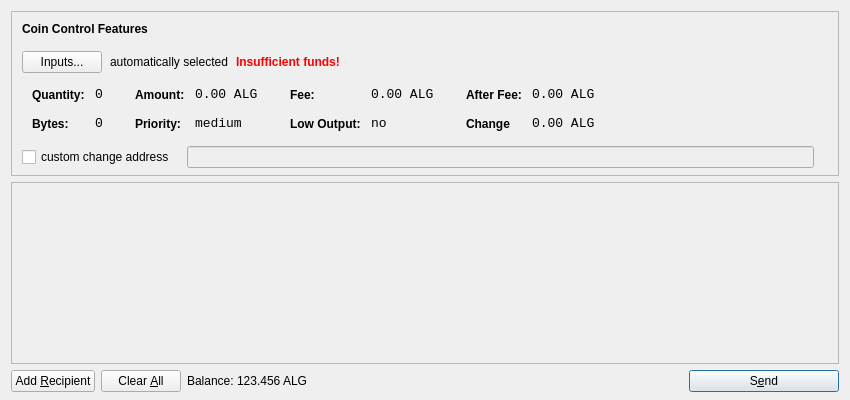
<?xml version="1.0" encoding="UTF-8"?>
<ui version="4.0">
 <class>SendCoinsDialog</class>
 <widget class="QDialog" name="SendCoinsDialog">
  <property name="geometry">
   <rect>
    <x>0</x>
    <y>0</y>
    <width>850</width>
    <height>400</height>
   </rect>
  </property>
  <property name="windowTitle">
   <string>Send Coins</string>
  </property>
  <layout class="QVBoxLayout" name="verticalLayout" stretch="0,1,0">
   <property name="bottomMargin">
    <number>8</number>
   </property>
   <item>
    <widget class="QFrame" name="frameCoinControl">
     <property name="sizePolicy">
      <sizepolicy hsizetype="Expanding" vsizetype="Expanding">
       <horstretch>0</horstretch>
       <verstretch>0</verstretch>
      </sizepolicy>
     </property>
     <property name="maximumSize">
      <size>
       <width>16777215</width>
       <height>16777215</height>
      </size>
     </property>
     <property name="frameShape">
      <enum>QFrame::StyledPanel</enum>
     </property>
     <property name="frameShadow">
      <enum>QFrame::Sunken</enum>
     </property>
     <layout class="QVBoxLayout" name="verticalLayoutCoinControl2">
      <property name="spacing">
       <number>-1</number>
      </property>
      <property name="leftMargin">
       <number>0</number>
      </property>
      <property name="topMargin">
       <number>0</number>
      </property>
      <property name="rightMargin">
       <number>0</number>
      </property>
      <property name="bottomMargin">
       <number>6</number>
      </property>
      <item>
       <layout class="QVBoxLayout" name="verticalLayoutCoinControl" stretch="0,0,0,0,1">
        <property name="spacing">
         <number>0</number>
        </property>
        <property name="leftMargin">
         <number>10</number>
        </property>
        <property name="topMargin">
         <number>10</number>
        </property>
        <item>
         <layout class="QHBoxLayout" name="horizontalLayoutCoinControl1">
          <property name="bottomMargin">
           <number>15</number>
          </property>
          <item>
           <widget class="QLabel" name="labelCoinControlFeatures">
            <property name="sizePolicy">
             <sizepolicy hsizetype="Preferred" vsizetype="Maximum">
              <horstretch>0</horstretch>
              <verstretch>0</verstretch>
             </sizepolicy>
            </property>
            <property name="font">
             <font>
              <weight>75</weight>
              <bold>true</bold>
             </font>
            </property>
            <property name="styleSheet">
             <string notr="true">font-weight:bold;</string>
            </property>
            <property name="text">
             <string>Coin Control Features</string>
            </property>
           </widget>
          </item>
         </layout>
        </item>
        <item>
         <layout class="QHBoxLayout" name="horizontalLayoutCoinControl2" stretch="0,0,0,0">
          <property name="spacing">
           <number>8</number>
          </property>
          <property name="bottomMargin">
           <number>10</number>
          </property>
          <item>
           <widget class="QPushButton" name="pushButtonCoinControl">
            <property name="styleSheet">
             <string notr="true"/>
            </property>
            <property name="text">
             <string>Inputs...</string>
            </property>
           </widget>
          </item>
          <item>
           <widget class="QLabel" name="labelCoinControlAutomaticallySelected">
            <property name="text">
             <string>automatically selected</string>
            </property>
            <property name="margin">
             <number>5</number>
            </property>
           </widget>
          </item>
          <item>
           <widget class="QLabel" name="labelCoinControlInsuffFunds">
            <property name="font">
             <font>
              <weight>75</weight>
              <bold>true</bold>
             </font>
            </property>
            <property name="styleSheet">
             <string notr="true">color:red;font-weight:bold;</string>
            </property>
            <property name="text">
             <string>Insufficient funds!</string>
            </property>
            <property name="margin">
             <number>5</number>
            </property>
           </widget>
          </item>
          <item>
           <spacer name="horizontalSpacerCoinControl">
            <property name="orientation">
             <enum>Qt::Horizontal</enum>
            </property>
            <property name="sizeHint" stdset="0">
             <size>
              <width>40</width>
              <height>1</height>
             </size>
            </property>
           </spacer>
          </item>
         </layout>
        </item>
        <item>
         <widget class="QWidget" name="widgetCoinControl" native="true">
          <property name="sizePolicy">
           <sizepolicy hsizetype="Preferred" vsizetype="Preferred">
            <horstretch>0</horstretch>
            <verstretch>0</verstretch>
           </sizepolicy>
          </property>
          <property name="minimumSize">
           <size>
            <width>0</width>
            <height>0</height>
           </size>
          </property>
          <property name="styleSheet">
           <string notr="true"/>
          </property>
          <layout class="QHBoxLayout" name="horizontalLayoutCoinControl5">
           <property name="margin">
            <number>0</number>
           </property>
           <item>
            <layout class="QHBoxLayout" name="horizontalLayoutCoinControl3" stretch="0,0,0,1">
             <property name="spacing">
              <number>20</number>
             </property>
             <property name="topMargin">
              <number>0</number>
             </property>
             <property name="bottomMargin">
              <number>10</number>
             </property>
             <item>
              <layout class="QFormLayout" name="formLayoutCoinControl1">
               <property name="horizontalSpacing">
                <number>10</number>
               </property>
               <property name="verticalSpacing">
                <number>14</number>
               </property>
               <property name="leftMargin">
                <number>10</number>
               </property>
               <property name="topMargin">
                <number>4</number>
               </property>
               <property name="rightMargin">
                <number>6</number>
               </property>
               <item row="0" column="0">
                <widget class="QLabel" name="labelCoinControlQuantityText">
                 <property name="styleSheet">
                  <string notr="true">font-weight:bold;</string>
                 </property>
                 <property name="text">
                  <string>Quantity:</string>
                 </property>
                 <property name="margin">
                  <number>0</number>
                 </property>
                </widget>
               </item>
               <item row="0" column="1">
                <widget class="QLabel" name="labelCoinControlQuantity">
                 <property name="font">
                  <font>
                   <family>Monospace</family>
                   <pointsize>10</pointsize>
                  </font>
                 </property>
                 <property name="cursor">
                  <cursorShape>IBeamCursor</cursorShape>
                 </property>
                 <property name="contextMenuPolicy">
                  <enum>Qt::ActionsContextMenu</enum>
                 </property>
                 <property name="text">
                  <string>0</string>
                 </property>
                 <property name="margin">
                  <number>0</number>
                 </property>
                 <property name="textInteractionFlags">
                  <set>Qt::LinksAccessibleByMouse|Qt::TextSelectableByKeyboard|Qt::TextSelectableByMouse</set>
                 </property>
                </widget>
               </item>
               <item row="1" column="0">
                <widget class="QLabel" name="labelCoinControlBytesText">
                 <property name="styleSheet">
                  <string notr="true">font-weight:bold;</string>
                 </property>
                 <property name="text">
                  <string>Bytes:</string>
                 </property>
                </widget>
               </item>
               <item row="1" column="1">
                <widget class="QLabel" name="labelCoinControlBytes">
                 <property name="font">
                  <font>
                   <family>Monospace</family>
                   <pointsize>10</pointsize>
                  </font>
                 </property>
                 <property name="cursor">
                  <cursorShape>IBeamCursor</cursorShape>
                 </property>
                 <property name="contextMenuPolicy">
                  <enum>Qt::ActionsContextMenu</enum>
                 </property>
                 <property name="text">
                  <string>0</string>
                 </property>
                 <property name="textInteractionFlags">
                  <set>Qt::LinksAccessibleByMouse|Qt::TextSelectableByKeyboard|Qt::TextSelectableByMouse</set>
                 </property>
                </widget>
               </item>
              </layout>
             </item>
             <item>
              <layout class="QFormLayout" name="formLayoutCoinControl2">
               <property name="horizontalSpacing">
                <number>10</number>
               </property>
               <property name="verticalSpacing">
                <number>14</number>
               </property>
               <property name="leftMargin">
                <number>6</number>
               </property>
               <property name="topMargin">
                <number>4</number>
               </property>
               <property name="rightMargin">
                <number>6</number>
               </property>
               <item row="0" column="0">
                <widget class="QLabel" name="labelCoinControlAmountText">
                 <property name="styleSheet">
                  <string notr="true">font-weight:bold;</string>
                 </property>
                 <property name="text">
                  <string>Amount:</string>
                 </property>
                 <property name="margin">
                  <number>0</number>
                 </property>
                </widget>
               </item>
               <item row="0" column="1">
                <widget class="QLabel" name="labelCoinControlAmount">
                 <property name="font">
                  <font>
                   <family>Monospace</family>
                   <pointsize>10</pointsize>
                  </font>
                 </property>
                 <property name="cursor">
                  <cursorShape>IBeamCursor</cursorShape>
                 </property>
                 <property name="contextMenuPolicy">
                  <enum>Qt::ActionsContextMenu</enum>
                 </property>
                 <property name="text">
                  <string>0.00 ALG</string>
                 </property>
                 <property name="textInteractionFlags">
                  <set>Qt::LinksAccessibleByMouse|Qt::TextSelectableByKeyboard|Qt::TextSelectableByMouse</set>
                 </property>
                </widget>
               </item>
               <item row="1" column="0">
                <widget class="QLabel" name="labelCoinControlPriorityText">
                 <property name="styleSheet">
                  <string notr="true">font-weight:bold;</string>
                 </property>
                 <property name="text">
                  <string>Priority:</string>
                 </property>
                </widget>
               </item>
               <item row="1" column="1">
                <widget class="QLabel" name="labelCoinControlPriority">
                 <property name="font">
                  <font>
                   <family>Monospace</family>
                   <pointsize>10</pointsize>
                  </font>
                 </property>
                 <property name="cursor">
                  <cursorShape>IBeamCursor</cursorShape>
                 </property>
                 <property name="contextMenuPolicy">
                  <enum>Qt::ActionsContextMenu</enum>
                 </property>
                 <property name="text">
                  <string>medium</string>
                 </property>
                 <property name="textInteractionFlags">
                  <set>Qt::LinksAccessibleByMouse|Qt::TextSelectableByKeyboard|Qt::TextSelectableByMouse</set>
                 </property>
                </widget>
               </item>
              </layout>
             </item>
             <item>
              <layout class="QFormLayout" name="formLayoutCoinControl3">
               <property name="horizontalSpacing">
                <number>10</number>
               </property>
               <property name="verticalSpacing">
                <number>14</number>
               </property>
               <property name="leftMargin">
                <number>6</number>
               </property>
               <property name="topMargin">
                <number>4</number>
               </property>
               <property name="rightMargin">
                <number>6</number>
               </property>
               <item row="0" column="0">
                <widget class="QLabel" name="labelCoinControlFeeText">
                 <property name="styleSheet">
                  <string notr="true">font-weight:bold;</string>
                 </property>
                 <property name="text">
                  <string>Fee:</string>
                 </property>
                 <property name="margin">
                  <number>0</number>
                 </property>
                </widget>
               </item>
               <item row="0" column="1">
                <widget class="QLabel" name="labelCoinControlFee">
                 <property name="font">
                  <font>
                   <family>Monospace</family>
                   <pointsize>10</pointsize>
                  </font>
                 </property>
                 <property name="cursor">
                  <cursorShape>IBeamCursor</cursorShape>
                 </property>
                 <property name="contextMenuPolicy">
                  <enum>Qt::ActionsContextMenu</enum>
                 </property>
                 <property name="text">
                  <string>0.00 ALG</string>
                 </property>
                 <property name="textInteractionFlags">
                  <set>Qt::LinksAccessibleByMouse|Qt::TextSelectableByKeyboard|Qt::TextSelectableByMouse</set>
                 </property>
                </widget>
               </item>
               <item row="1" column="0">
                <widget class="QLabel" name="labelCoinControlLowOutputText">
                 <property name="styleSheet">
                  <string notr="true">font-weight:bold;</string>
                 </property>
                 <property name="text">
                  <string>Low Output:</string>
                 </property>
                </widget>
               </item>
               <item row="1" column="1">
                <widget class="QLabel" name="labelCoinControlLowOutput">
                 <property name="font">
                  <font>
                   <family>Monospace</family>
                   <pointsize>10</pointsize>
                  </font>
                 </property>
                 <property name="cursor">
                  <cursorShape>IBeamCursor</cursorShape>
                 </property>
                 <property name="contextMenuPolicy">
                  <enum>Qt::ActionsContextMenu</enum>
                 </property>
                 <property name="text">
                  <string>no</string>
                 </property>
                 <property name="textInteractionFlags">
                  <set>Qt::LinksAccessibleByMouse|Qt::TextSelectableByKeyboard|Qt::TextSelectableByMouse</set>
                 </property>
                </widget>
               </item>
              </layout>
             </item>
             <item>
              <layout class="QFormLayout" name="formLayoutCoinControl4">
               <property name="horizontalSpacing">
                <number>10</number>
               </property>
               <property name="verticalSpacing">
                <number>14</number>
               </property>
               <property name="leftMargin">
                <number>6</number>
               </property>
               <property name="topMargin">
                <number>4</number>
               </property>
               <property name="rightMargin">
                <number>6</number>
               </property>
               <item row="0" column="0">
                <widget class="QLabel" name="labelCoinControlAfterFeeText">
                 <property name="styleSheet">
                  <string notr="true">font-weight:bold;</string>
                 </property>
                 <property name="text">
                  <string>After Fee:</string>
                 </property>
                 <property name="margin">
                  <number>0</number>
                 </property>
                </widget>
               </item>
               <item row="0" column="1">
                <widget class="QLabel" name="labelCoinControlAfterFee">
                 <property name="font">
                  <font>
                   <family>Monospace</family>
                   <pointsize>10</pointsize>
                  </font>
                 </property>
                 <property name="cursor">
                  <cursorShape>IBeamCursor</cursorShape>
                 </property>
                 <property name="contextMenuPolicy">
                  <enum>Qt::ActionsContextMenu</enum>
                 </property>
                 <property name="text">
                  <string>0.00 ALG</string>
                 </property>
                 <property name="textInteractionFlags">
                  <set>Qt::LinksAccessibleByMouse|Qt::TextSelectableByKeyboard|Qt::TextSelectableByMouse</set>
                 </property>
                </widget>
               </item>
               <item row="1" column="0">
                <widget class="QLabel" name="labelCoinControlChangeText">
                 <property name="styleSheet">
                  <string notr="true">font-weight:bold;</string>
                 </property>
                 <property name="text">
                  <string>Change</string>
                 </property>
                </widget>
               </item>
               <item row="1" column="1">
                <widget class="QLabel" name="labelCoinControlChange">
                 <property name="font">
                  <font>
                   <family>Monospace</family>
                   <pointsize>10</pointsize>
                  </font>
                 </property>
                 <property name="cursor">
                  <cursorShape>IBeamCursor</cursorShape>
                 </property>
                 <property name="contextMenuPolicy">
                  <enum>Qt::ActionsContextMenu</enum>
                 </property>
                 <property name="text">
                  <string>0.00 ALG</string>
                 </property>
                 <property name="textInteractionFlags">
                  <set>Qt::LinksAccessibleByMouse|Qt::TextSelectableByKeyboard|Qt::TextSelectableByMouse</set>
                 </property>
                </widget>
               </item>
              </layout>
             </item>
            </layout>
           </item>
          </layout>
         </widget>
        </item>
        <item>
         <layout class="QHBoxLayout" name="horizontalLayoutCoinControl4" stretch="0,0,0">
          <property name="spacing">
           <number>12</number>
          </property>
          <property name="sizeConstraint">
           <enum>QLayout::SetDefaultConstraint</enum>
          </property>
          <property name="topMargin">
           <number>5</number>
          </property>
          <property name="rightMargin">
           <number>5</number>
          </property>
          <item>
           <widget class="QCheckBox" name="checkBoxCoinControlChange">
            <property name="text">
             <string>custom change address</string>
            </property>
           </widget>
          </item>
          <item>
           <widget class="QLineEdit" name="lineEditCoinControlChange">
            <property name="enabled">
             <bool>false</bool>
            </property>
            <property name="sizePolicy">
             <sizepolicy hsizetype="Expanding" vsizetype="Fixed">
              <horstretch>0</horstretch>
              <verstretch>0</verstretch>
             </sizepolicy>
            </property>
           </widget>
          </item>
          <item>
           <widget class="QLabel" name="labelCoinControlChangeLabel">
            <property name="sizePolicy">
             <sizepolicy hsizetype="Preferred" vsizetype="Expanding">
              <horstretch>0</horstretch>
              <verstretch>0</verstretch>
             </sizepolicy>
            </property>
            <property name="minimumSize">
             <size>
              <width>0</width>
              <height>0</height>
             </size>
            </property>
            <property name="text">
             <string/>
            </property>
            <property name="margin">
             <number>3</number>
            </property>
           </widget>
          </item>
         </layout>
        </item>
        <item>
         <spacer name="verticalSpacerCoinControl">
          <property name="orientation">
           <enum>Qt::Vertical</enum>
          </property>
          <property name="sizeHint" stdset="0">
           <size>
            <width>800</width>
            <height>1</height>
           </size>
          </property>
         </spacer>
        </item>
       </layout>
      </item>
     </layout>
    </widget>
   </item>
   <item>
    <widget class="QScrollArea" name="scrollArea">
     <property name="widgetResizable">
      <bool>true</bool>
     </property>
     <widget class="QWidget" name="scrollAreaWidgetContents">
      <property name="geometry">
       <rect>
        <x>0</x>
        <y>0</y>
        <width>830</width>
        <height>165</height>
       </rect>
      </property>
      <layout class="QVBoxLayout" name="verticalLayout_2">
       <property name="margin">
        <number>0</number>
       </property>
       <item>
        <layout class="QVBoxLayout" name="entries">
         <property name="spacing">
          <number>6</number>
         </property>
        </layout>
       </item>
       <item>
        <spacer name="verticalSpacer">
         <property name="orientation">
          <enum>Qt::Vertical</enum>
         </property>
         <property name="sizeHint" stdset="0">
          <size>
           <width>20</width>
           <height>40</height>
          </size>
         </property>
        </spacer>
       </item>
      </layout>
     </widget>
    </widget>
   </item>
   <item>
    <layout class="QHBoxLayout" name="horizontalLayout">
     <item>
      <widget class="QPushButton" name="addButton">
       <property name="toolTip">
        <string>Send to multiple recipients at once</string>
       </property>
       <property name="text">
        <string>Add &amp;Recipient</string>
       </property>
       <property name="icon">
        <iconset resource="../bitcoin.qrc">
         <normaloff>:/icons/add</normaloff>:/icons/add</iconset>
       </property>
       <property name="autoDefault">
        <bool>false</bool>
       </property>
      </widget>
     </item>
     <item>
      <widget class="QPushButton" name="clearButton">
       <property name="sizePolicy">
        <sizepolicy hsizetype="Minimum" vsizetype="Fixed">
         <horstretch>0</horstretch>
         <verstretch>0</verstretch>
        </sizepolicy>
       </property>
       <property name="toolTip">
        <string>Remove all transaction fields</string>
       </property>
       <property name="text">
        <string>Clear &amp;All</string>
       </property>
       <property name="icon">
        <iconset resource="../bitcoin.qrc">
         <normaloff>:/icons/remove</normaloff>:/icons/remove</iconset>
       </property>
       <property name="autoRepeatDelay">
        <number>300</number>
       </property>
       <property name="autoDefault">
        <bool>false</bool>
       </property>
      </widget>
     </item>
     <item>
      <layout class="QHBoxLayout" name="horizontalLayout_2">
       <property name="spacing">
        <number>3</number>
       </property>
       <item>
        <widget class="QLabel" name="label">
         <property name="sizePolicy">
          <sizepolicy hsizetype="Preferred" vsizetype="Fixed">
           <horstretch>0</horstretch>
           <verstretch>0</verstretch>
          </sizepolicy>
         </property>
         <property name="text">
          <string>Balance:</string>
         </property>
        </widget>
       </item>
       <item>
        <widget class="QLabel" name="labelBalance">
         <property name="sizePolicy">
          <sizepolicy hsizetype="Preferred" vsizetype="Fixed">
           <horstretch>0</horstretch>
           <verstretch>0</verstretch>
          </sizepolicy>
         </property>
         <property name="cursor">
          <cursorShape>IBeamCursor</cursorShape>
         </property>
         <property name="text">
          <string>123.456 ALG</string>
         </property>
         <property name="textInteractionFlags">
          <set>Qt::LinksAccessibleByMouse|Qt::TextSelectableByKeyboard|Qt::TextSelectableByMouse</set>
         </property>
        </widget>
       </item>
      </layout>
     </item>
     <item>
      <spacer name="horizontalSpacer">
       <property name="orientation">
        <enum>Qt::Horizontal</enum>
       </property>
       <property name="sizeHint" stdset="0">
        <size>
         <width>40</width>
         <height>20</height>
        </size>
       </property>
      </spacer>
     </item>
     <item>
      <widget class="QPushButton" name="sendButton">
       <property name="minimumSize">
        <size>
         <width>150</width>
         <height>0</height>
        </size>
       </property>
       <property name="toolTip">
        <string>Confirm the send action</string>
       </property>
       <property name="text">
        <string>S&amp;end</string>
       </property>
       <property name="icon">
        <iconset resource="../bitcoin.qrc">
         <normaloff>:/icons/send</normaloff>:/icons/send</iconset>
       </property>
       <property name="default">
        <bool>true</bool>
       </property>
      </widget>
     </item>
    </layout>
   </item>
  </layout>
 </widget>
 <resources>
  <include location="../bitcoin.qrc"/>
 </resources>
 <connections/>
</ui>
